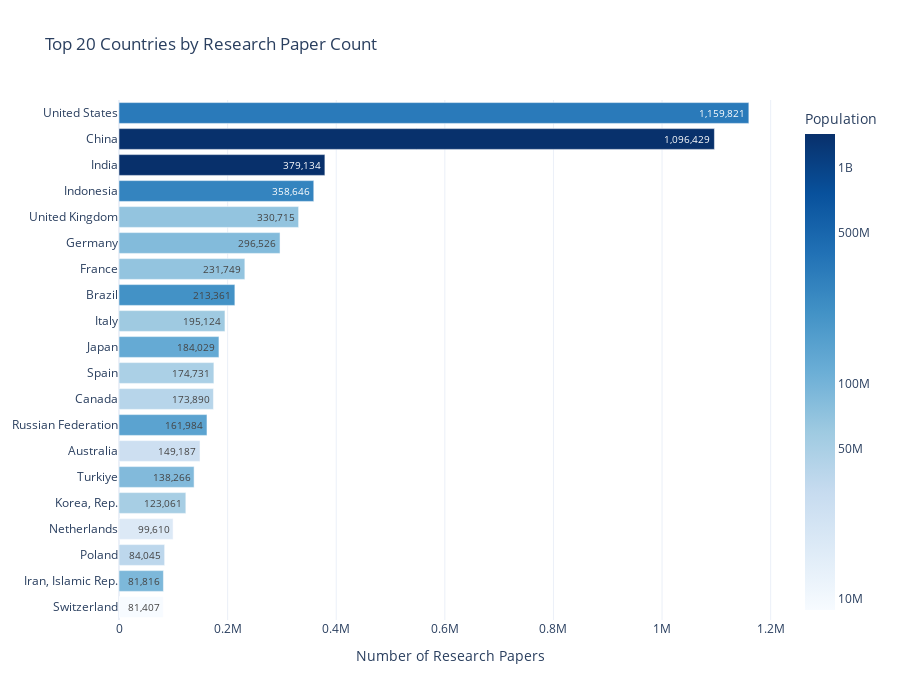

The notebook cell this image was saved under:
### Code cell
# Sort data so the plot is ordered
top_20_data = data_api_papers_sorted[:20].sort_values("paper_count", ascending=True)

# Create a log-transformed column for Population
top_20_data['Population_log'] = np.log10(top_20_data['Population'])

fig = px.bar(
    top_20_data,
    x="paper_count",
    y="Country",
    color="Population_log",
    color_continuous_scale="Blues", 
    text="paper_count",
    title="Top 20 Countries by Research Paper Count",
    template="plotly_white",
    labels={
        "paper_count": "Number of Research Papers",
        "Population_log": "Population" 
    },
    hover_data={
        "Population": ":,.0f",
        "Population_log": False
    },
    height=700 
)

# Fix for the color bar legend
tick_labels = ["10M", "50M", "100M", "500M", "1B"]
tick_values = [
    np.log10(10_000_000),    
    np.log10(50_000_000),   
    np.log10(100_000_000),  
    np.log10(500_000_000),  
    np.log10(1_000_000_000)
]

fig.update_layout(
    yaxis_title=None, 
    coloraxis_colorbar=dict(
        title="Population",
        tickvals=tick_values,  # Set the POSITIONS for the ticks
        ticktext=tick_labels   # Set the TEXT for the ticks
    )
)

fig.update_traces(
    texttemplate='%{x:,.0f}', 
    textposition='auto',
    hovertemplate='<b>%{y}</b><br>Population: %{customdata[0]}<extra></extra>'
)

fig.show()

### Figure 1 — Plotly figure (JSON) as saved in the notebook; plotly's stock layout.template omitted (floating-point values rounded to 4 significant figures)
{"data": [{"customdata": [[8888000.0, 6.949], [90610000.0, 7.957], [36690000.0, 7.565], [17880000.0, 7.252], [51710000.0, 7.714], [85330000.0, 7.931], [26650000.0, 7.426], [143800000.0, 8.158], [40080000.0, 7.603], [48350000.0, 7.684], [124500000.0, 8.095], [58990000.0, 7.771], [211100000.0, 8.325], [68290000.0, 7.834], [83900000.0, 7.924], [68490000.0, 7.836], [281200000.0, 8.449], [1438000000.0, 9.158], [1411000000.0, 9.149], [336800000.0, 8.527]], "hovertemplate": "<b>%{y}</b><br>Population: %{customdata[0]}<extra></extra>", "legendgroup": "", "marker": {"color": [6.949, 7.957, 7.565, 7.252, 7.714, 7.931, 7.426, 8.158, 7.603, 7.684, 8.095, 7.771, 8.325, 7.834, 7.924, 7.836, 8.449, 9.158, 9.149, 8.527], "coloraxis": "coloraxis", "pattern": {"shape": ""}}, "name": "", "orientation": "h", "showlegend": false, "text": [81410.0, 81820.0, 84040.0, 99610.0, 123100.0, 138300.0, 149200.0, 162000.0, 173900.0, 174700.0, 184000.0, 195100.0, 213400.0, 231700.0, 296500.0, 330700.0, 358600.0, 379100.0, 1096000.0, 1160000.0], "textposition": "auto", "texttemplate": "%{x:,.0f}", "type": "bar", "x": [81407, 81816, 84045, 99610, 123061, 138266, 149187, 161984, 173890, 174731, 184029, 195124, 213361, 231749, 296526, 330715, 358646, 379134, 1096429, 1159821], "xaxis": "x", "y": ["Switzerland", "Iran, Islamic Rep.", "Poland", "Netherlands", "Korea, Rep.", "Turkiye", "Australia", "Russian Federation", "Canada", "Spain", "Japan", "Italy", "Brazil", "France", "Germany", "United Kingdom", "Indonesia", "India", "China", "United States"], "yaxis": "y"}], "layout": {"barmode": "relative", "coloraxis": {"colorbar": {"ticktext": ["10M", "50M", "100M", "500M", "1B"], "tickvals": [7, 7.699, 8, 8.699, 9], "title": {"text": "Population"}}, "colorscale": [[0, "rgb(247,251,255)"], [0.125, "rgb(222,235,247)"], [0.25, "rgb(198,219,239)"], [0.375, "rgb(158,202,225)"], [0.5, "rgb(107,174,214)"], [0.625, "rgb(66,146,198)"], [0.75, "rgb(33,113,181)"], [0.875, "rgb(8,81,156)"], [1, "rgb(8,48,107)"]]}, "height": 700, "legend": {"tracegroupgap": 0}, "title": {"text": "Top 20 Countries by Research Paper Count"}, "xaxis": {"anchor": "y", "domain": [0, 1], "title": {"text": "Number of Research Papers"}}, "yaxis": {"anchor": "x", "domain": [0, 1], "title": {}}}}
